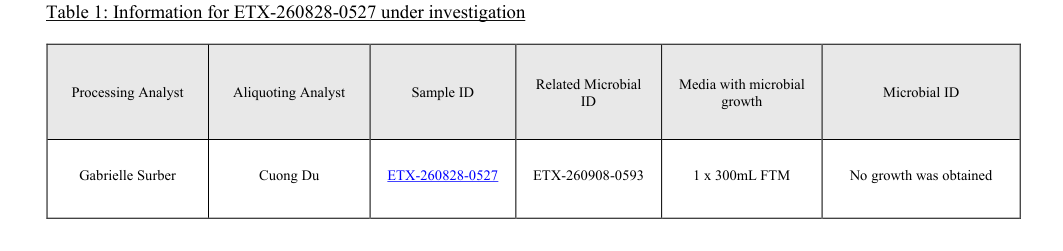

Write Python code to recreate this figure.
import os
import docx
from docx.shared import Pt
from docx.oxml import parse_xml
from docx.opc.constants import RELATIONSHIP_TYPE
import win32com.client
import fitz

desktop_dir = r"C:\Users\qchen\OneDrive - Professional Compounding Centers of America, Inc\Desktop"
docx_path = os.path.join(desktop_dir, "Celsis table OOS-262080.docx")

doc = docx.Document(docx_path)
t0 = doc.tables[0]
cell = t0.rows[1].cells[2]

# URL and Text
url = "https://etrax.eagleanalytical.com/SubmissionTest/Details/jzraMOOTFYUFD%24erkwgubw__"
text = "ETX-260828-0527"

# Inspect Col 1 XML to replicate EXACT structure
col1 = t0.rows[1].cells[1]
print("Col 1 paragraph XML:\n", col1.paragraphs[0]._p.xml)

# Clear cell completely
cell._tc.clear_content()

# Reconstruct paragraph and hyperlink with EXACT font size 14 (7pt) and line spacing 360
part = doc.part
r_id = part.relate_to(url, RELATIONSHIP_TYPE.HYPERLINK, is_external=True)

tc_xml = (
    f'<w:tc xmlns:w="http://schemas.openxmlformats.org/wordprocessingml/2006/main" '
    f'xmlns:r="http://schemas.openxmlformats.org/officeDocument/2006/relationships">'
    f'<w:tcPr>'
    f'<w:tcW w:w="1400" w:type="dxa"/>'
    f'<w:vAlign w:val="center"/>'
    f'</w:tcPr>'
    f'<w:p>'
    f'<w:pPr>'
    f'<w:spacing w:line="360" w:lineRule="auto"/>'
    f'<w:jc w:val="center"/>'
    f'<w:rPr>'
    f'<w:rFonts w:ascii="Times New Roman" w:hAnsi="Times New Roman"/>'
    f'<w:sz w:val="14"/>'
    f'<w:szCs w:val="14"/>'
    f'</w:rPr>'
    f'</w:pPr>'
    f'<w:hyperlink r:id="{r_id}" w:history="1">'
    f'<w:r>'
    f'<w:rPr>'
    f'<w:rStyle w:val="Hyperlink"/>'
    f'<w:rFonts w:ascii="Times New Roman" w:hAnsi="Times New Roman"/>'
    f'<w:color w:val="0000FF"/>'
    f'<w:sz w:val="14"/>'
    f'<w:szCs w:val="14"/>'
    f'<w:u w:val="single"/>'
    f'</w:rPr>'
    f'<w:t>{text}</w:t>'
    f'</w:r>'
    f'</w:hyperlink>'
    f'</w:p>'
    f'</w:tc>'
)

new_tc = parse_xml(tc_xml)
cell._tc.getparent().replace(cell._tc, new_tc)

out_docx = "scratch/test_perfect_align.docx"
doc.save(out_docx)
print(f"Saved {out_docx}")

# Export via Word COM
word = win32com.client.Dispatch("Word.Application")
word.Visible = False
try:
    doc_word = word.Documents.Open(os.path.abspath(out_docx))
    out_pdf = os.path.abspath("scratch/test_perfect_align.pdf")
    doc_word.ExportAsFixedFormat(out_pdf, 17)
    doc_word.Close(False)
    print("Exported PDF via Word COM")
finally:
    word.Quit()

d = fitz.open("scratch/test_perfect_align.pdf")
p0 = d[0]
words = p0.get_text('words')
print("\n=== WORDS ON ROW 1 ===")
for w in words:
    if 115 <= w[1] <= 135:
        print(f"{w[4]:20} y0={w[1]:.3f} y1={w[3]:.3f}")

pix = p0.get_pixmap(dpi=150, clip=fitz.Rect(50, 40, 560, 160))
pix.save("scratch/test_perfect_align.png")
